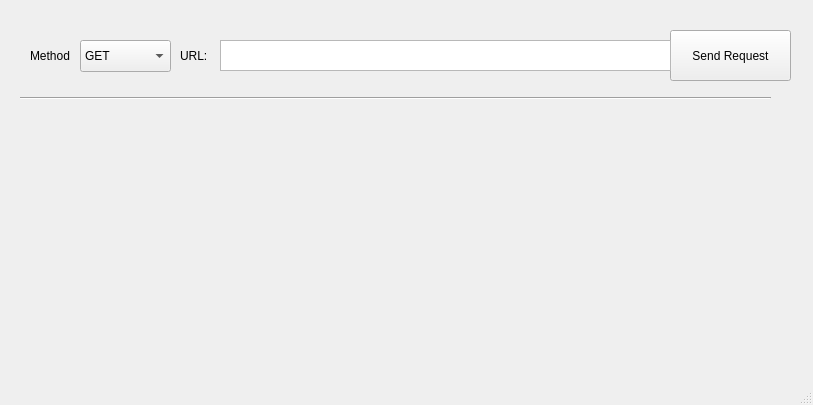
<?xml version="1.0" encoding="UTF-8"?>
<ui version="4.0">
 <class>MainWindow</class>
 <widget class="QMainWindow" name="MainWindow">
  <property name="geometry">
   <rect>
    <x>0</x>
    <y>0</y>
    <width>813</width>
    <height>405</height>
   </rect>
  </property>
  <property name="windowTitle">
   <string>MainWindow</string>
  </property>
  <widget class="QWidget" name="centralwidget">
   <widget class="QPushButton" name="sendRequestButton">
    <property name="geometry">
     <rect>
      <x>670</x>
      <y>30</y>
      <width>121</width>
      <height>51</height>
     </rect>
    </property>
    <property name="text">
     <string>Send Request</string>
    </property>
   </widget>
   <widget class="Line" name="line">
    <property name="geometry">
     <rect>
      <x>20</x>
      <y>90</y>
      <width>751</width>
      <height>16</height>
     </rect>
    </property>
    <property name="orientation">
     <enum>Qt::Horizontal</enum>
    </property>
   </widget>
   <widget class="QTextEdit" name="urlText">
    <property name="geometry">
     <rect>
      <x>220</x>
      <y>40</y>
      <width>451</width>
      <height>31</height>
     </rect>
    </property>
   </widget>
   <widget class="QLabel" name="label">
    <property name="geometry">
     <rect>
      <x>180</x>
      <y>40</y>
      <width>31</width>
      <height>31</height>
     </rect>
    </property>
    <property name="text">
     <string>URL:</string>
    </property>
   </widget>
   <widget class="QComboBox" name="httpMethodBox">
    <property name="geometry">
     <rect>
      <x>80</x>
      <y>40</y>
      <width>91</width>
      <height>32</height>
     </rect>
    </property>
    <item>
     <property name="text">
      <string>GET</string>
     </property>
    </item>
    <item>
     <property name="text">
      <string>POST</string>
     </property>
    </item>
   </widget>
   <widget class="QLabel" name="label_2">
    <property name="geometry">
     <rect>
      <x>30</x>
      <y>40</y>
      <width>51</width>
      <height>31</height>
     </rect>
    </property>
    <property name="text">
     <string>Method</string>
    </property>
   </widget>
  </widget>
  <widget class="QStatusBar" name="statusbar"/>
 </widget>
 <resources/>
 <connections/>
</ui>
